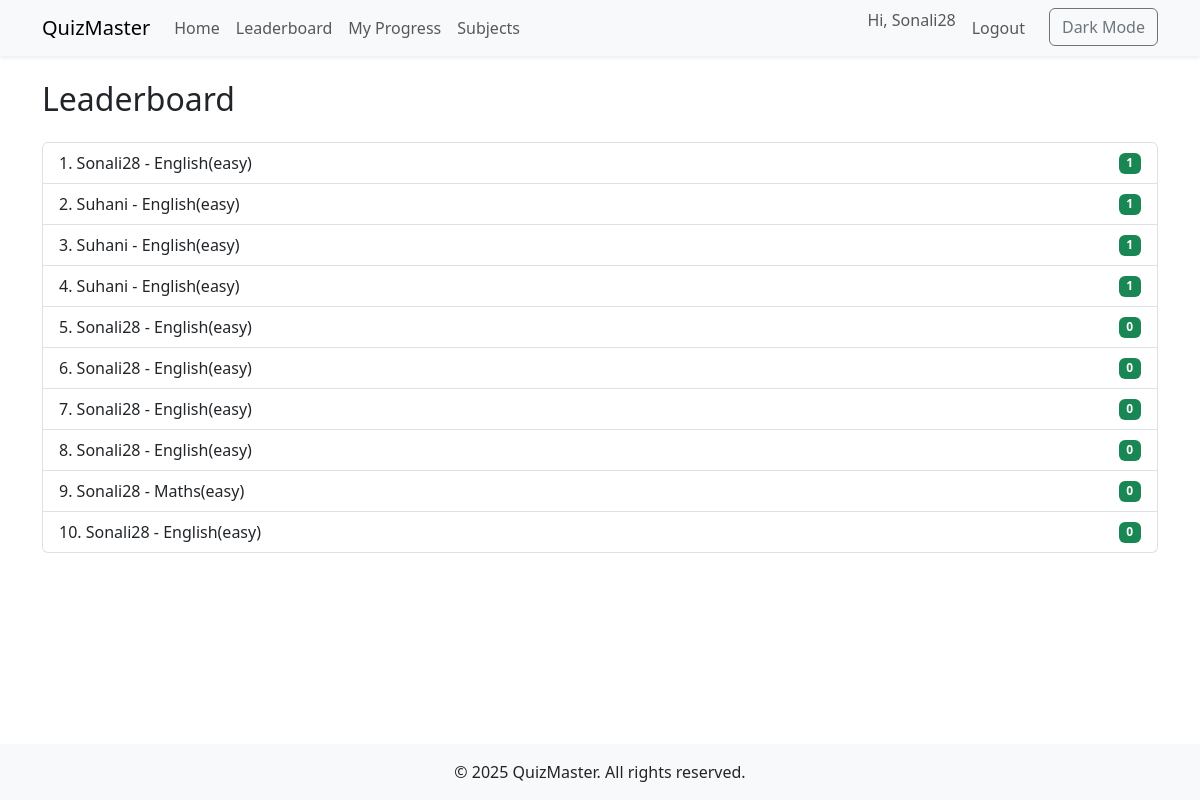
The app's page /leaderboard/ (signed in), older data.
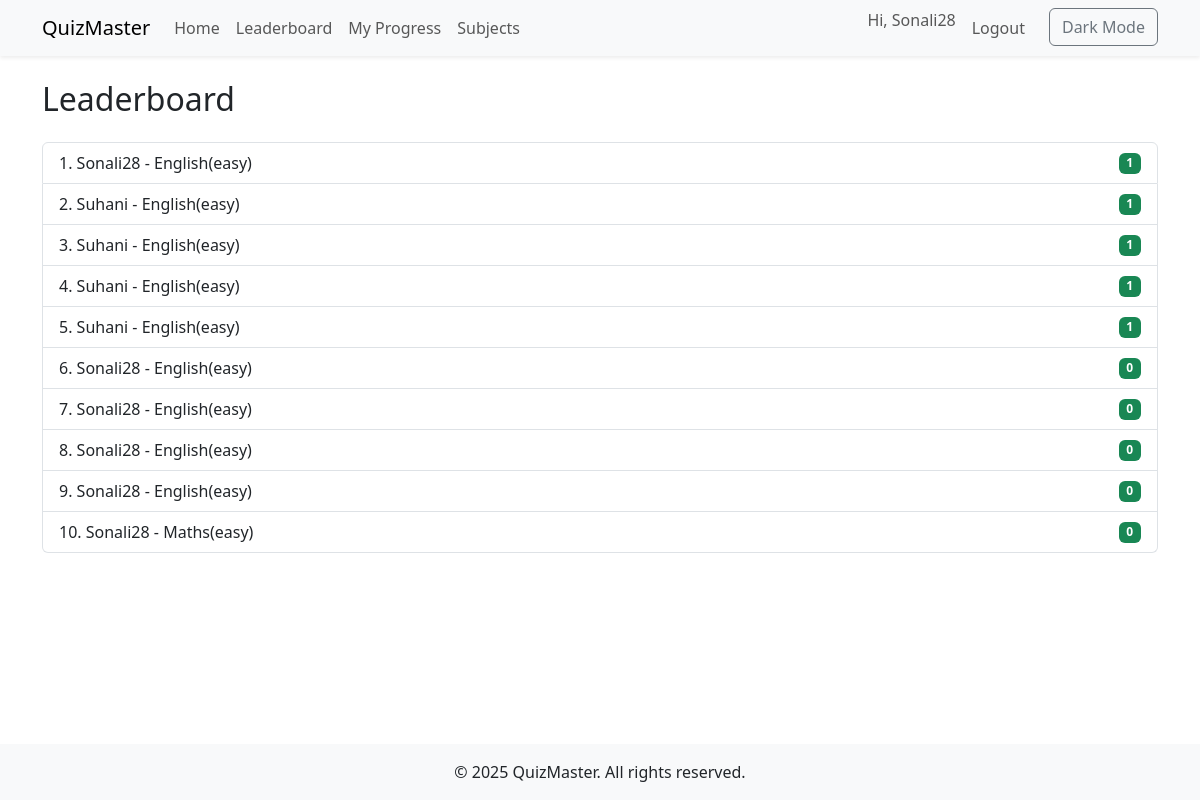
The same page, newer data.
### quiz/models.py (models this page shows, shortened)
class UserQuizAttempt(models.Model):
    user = models.ForeignKey(User, on_delete=models.CASCADE)
    quiz = models.ForeignKey(Quiz, on_delete=models.CASCADE)
    score = models.IntegerField()
    date = models.DateTimeField(auto_now_add=True)

class Quiz(models.Model):
    title = models.CharField(max_length=200)
    category = models.ForeignKey(Category, on_delete=models.CASCADE)
    tags = models.ManyToManyField(Tag, blank=True)
    duration = models.PositiveIntegerField(help_text="Duration in minutes", default=5)

### quiz/views.py (the view)
# urls.py: path('leaderboard/', views.leaderboard, name='leaderboard'),
@login_required
def leaderboard(request):
    attempts = UserQuizAttempt.objects.select_related('user', 'quiz').order_by('-score', 'date')[:10]
    return render(request, 'quiz/leaderboard.html', {'attempts': attempts})

### templates/quiz/leaderboard.html
{% extends 'base.html' %}
{% block content %}
  <h2 class="mb-4">Leaderboard</h2>
  <ul class="list-group">
    {% for attempt in attempts %}
      <li class="list-group-item d-flex justify-content-between align-items-center">
        <div>{{ forloop.counter }}. {{ attempt.user.username }} - {{ attempt.quiz.title }}</div>
        <span class="badge bg-success">{{ attempt.score }}</span>
      </li>
    {% endfor %}
  </ul>
{% endblock %}

Row changes from the older to the newer data that the page shows:
no longer on this page (row unchanged): UserQuizAttempt: user.username "Sonali28", quiz "English(easy)", score "0"
added UserQuizAttempt: user.username "Suhani", quiz "English(easy)", score "1"
